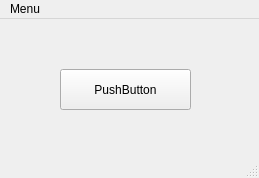
<?xml version="1.0" encoding="UTF-8"?>
<ui version="4.0">
 <class>MainWindow</class>
 <widget class="QMainWindow" name="MainWindow">
  <property name="geometry">
   <rect>
    <x>0</x>
    <y>0</y>
    <width>259</width>
    <height>178</height>
   </rect>
  </property>
  <property name="windowTitle">
   <string>MainWindow</string>
  </property>
  <widget class="QWidget" name="centralwidget">
   <widget class="QPushButton" name="pushButton">
    <property name="geometry">
     <rect>
      <x>60</x>
      <y>50</y>
      <width>131</width>
      <height>41</height>
     </rect>
    </property>
    <property name="text">
     <string>PushButton</string>
    </property>
   </widget>
  </widget>
  <widget class="QMenuBar" name="menubar">
   <property name="geometry">
    <rect>
     <x>0</x>
     <y>0</y>
     <width>259</width>
     <height>21</height>
    </rect>
   </property>
   <widget class="QMenu" name="menuMenu">
    <property name="title">
     <string>Menu</string>
    </property>
    <widget class="QMenu" name="menuAction">
     <property name="title">
      <string>Action</string>
     </property>
     <addaction name="actionSimulate_Key_Event"/>
    </widget>
    <addaction name="menuAction"/>
   </widget>
   <addaction name="menuMenu"/>
  </widget>
  <widget class="QStatusBar" name="statusbar"/>
  <action name="action">
   <property name="text">
    <string>Simulate Event</string>
   </property>
  </action>
  <action name="actionSimulate_Key_Event">
   <property name="text">
    <string>Simulate Key Event</string>
   </property>
  </action>
 </widget>
 <resources/>
 <connections/>
</ui>
